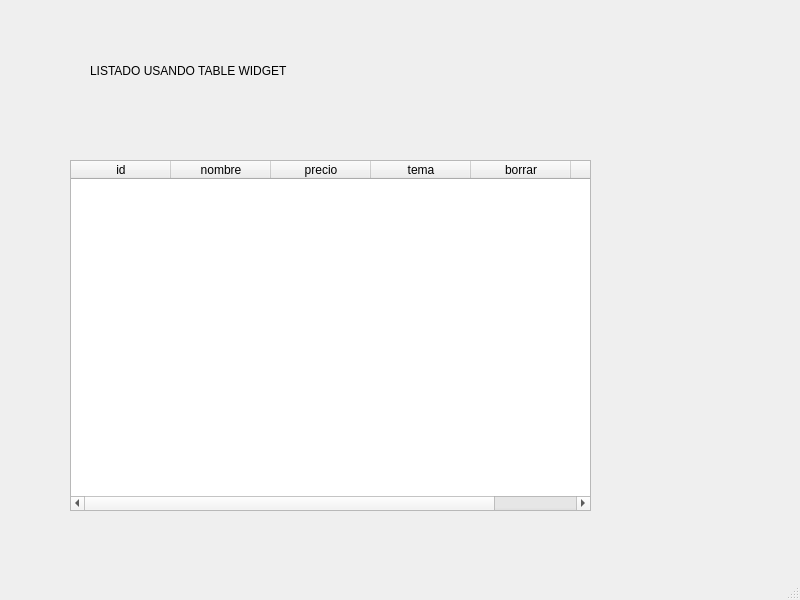
<?xml version="1.0" encoding="UTF-8"?>
<ui version="4.0">
 <class>MainWindow</class>
 <widget class="QMainWindow" name="MainWindow">
  <property name="geometry">
   <rect>
    <x>0</x>
    <y>0</y>
    <width>800</width>
    <height>600</height>
   </rect>
  </property>
  <property name="windowTitle">
   <string>MainWindow</string>
  </property>
  <widget class="QWidget" name="centralwidget">
   <widget class="QLabel" name="label">
    <property name="geometry">
     <rect>
      <x>90</x>
      <y>40</y>
      <width>471</width>
      <height>61</height>
     </rect>
    </property>
    <property name="text">
     <string>LISTADO USANDO TABLE WIDGET</string>
    </property>
   </widget>
   <widget class="QTableWidget" name="table_widget_revistas">
    <property name="geometry">
     <rect>
      <x>70</x>
      <y>160</y>
      <width>521</width>
      <height>351</height>
     </rect>
    </property>
    <column>
     <property name="text">
      <string>id</string>
     </property>
    </column>
    <column>
     <property name="text">
      <string>nombre</string>
     </property>
    </column>
    <column>
     <property name="text">
      <string>precio</string>
     </property>
    </column>
    <column>
     <property name="text">
      <string>tema</string>
     </property>
    </column>
    <column>
     <property name="text">
      <string>borrar</string>
     </property>
    </column>
    <column>
     <property name="text">
      <string>editar</string>
     </property>
    </column>
   </widget>
  </widget>
  <widget class="QMenuBar" name="menubar">
   <property name="geometry">
    <rect>
     <x>0</x>
     <y>0</y>
     <width>800</width>
     <height>21</height>
    </rect>
   </property>
  </widget>
  <widget class="QStatusBar" name="statusbar"/>
 </widget>
 <resources/>
 <connections/>
</ui>
